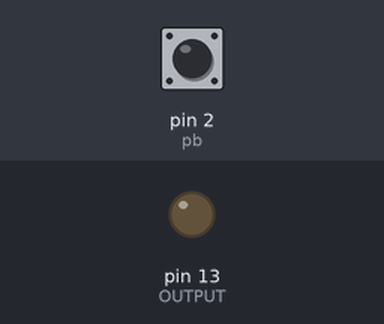
Recording of a sketch running on a simulated Arduino Uno, built with avr-gcc and run on an emulated ATmega328P. Parts: output pins drawn as LEDs (lit = HIGH). Inputs (shaded band) come from the test bench; at power-on: pin 2 (pb) HIGH.

Above: at 1.2 s.
1.3 s: pin 2 (pb) pulled LOW for 0.15 s
At 1.38 s:
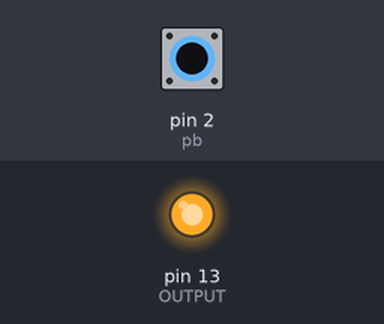
2.9 s: pin 2 (pb) pulled LOW for 3.2 s
At 7.1 s:
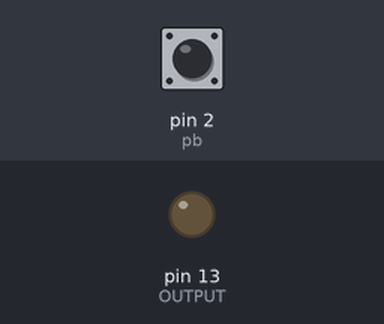
Timing chart, 0 to 8.6 s (numbered marks = the images above; inputs shaded):
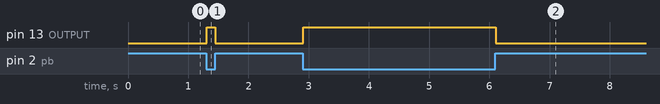

Measured:
- after the input at 1.3 s, pin 13 (OUTPUT): LOW → HIGH at once, → LOW 0.14 s later
- after the input at 2.9 s, pin 13 (OUTPUT): LOW → HIGH at once, → LOW 3.2 s later

The sketch:

push_buton_debouncing.ino
```cpp
const int pb = 2;

void setup()
{
  pinMode(LED_BUILTIN, OUTPUT); //OUTPUT
  digitalWrite(LED_BUILTIN, LOW); //OFF

  pinMode(pb, INPUT_PULLUP); //PUSHBUTON
}
void loop()
{
  while(digitalRead(pb) == LOW) //IF PUSHED DOWN
  {
    delay(10); if (digitalRead(pb) == LOW) //DEBOUNCING OR USE CERAMIC CAPACITOR ON PB LEGS
    digitalWrite(LED_BUILTIN, HIGH); //LED ON
  }
  digitalWrite(LED_BUILTIN, LOW); //IF PUSHED UP , LED OFF
}
```
